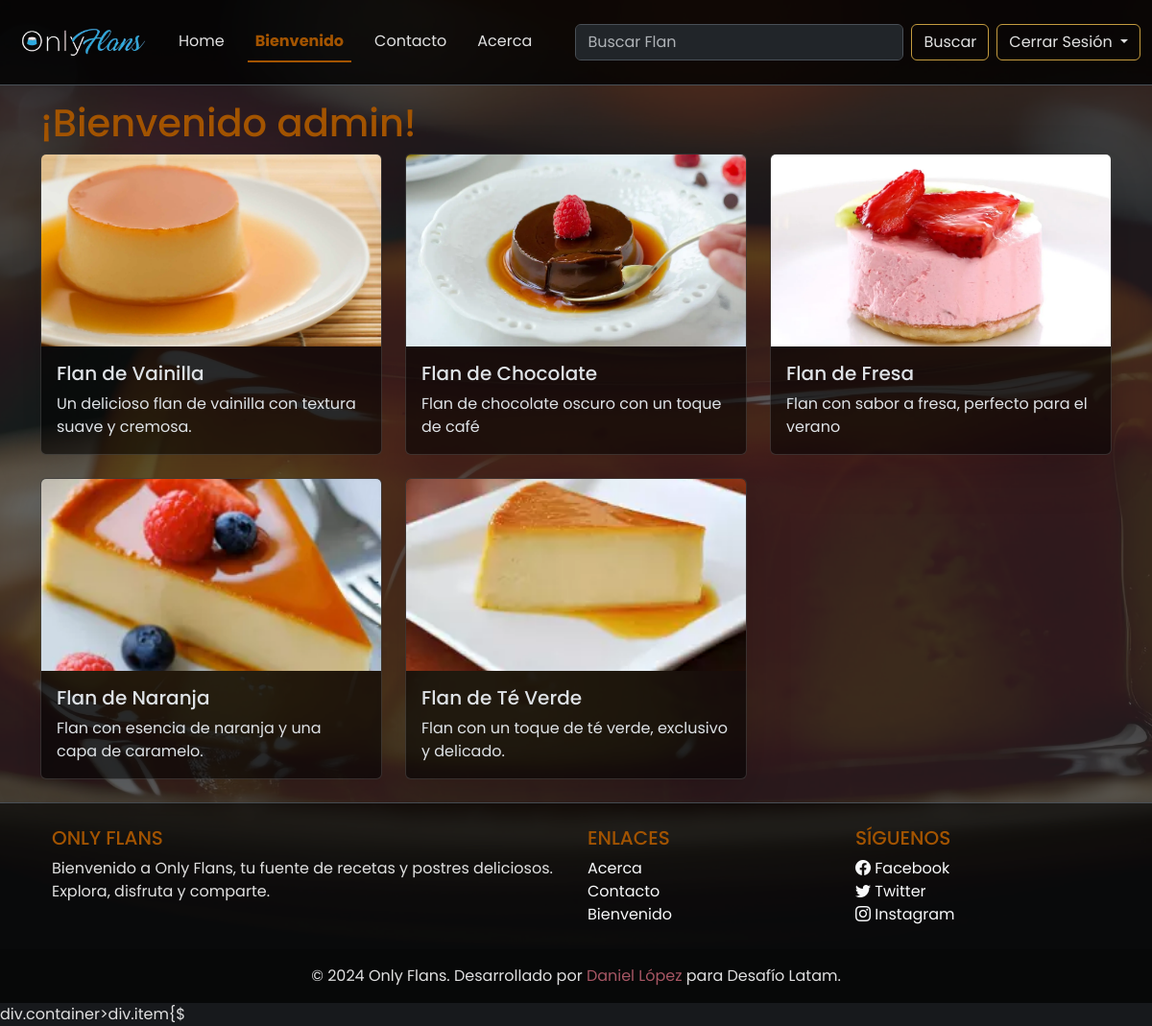
/welcome/ (signed in), run on the app's committed database.
### web/models.py (models this page shows, shortened)
class Flan(models.Model):
    flan_uuid = models.UUIDField(default=uuid.uuid4, editable=False, unique=True)
    name = models.CharField(max_length=64)
    normalized_name = models.CharField(max_length=64, editable=False)
    description = models.TextField()
    image_url = models.CharField(max_length=255)
    slug = models.SlugField(unique=True)
    is_private = models.BooleanField(default=False)
    created_at = models.DateTimeField(auto_now_add=True)
    updated_at = models.DateTimeField(auto_now=True)
    deleted_at = models.DateTimeField(null=True, blank=True)

### web/views.py (the view)
# urls.py: path("welcome/", welcome, name="welcome"),
@login_required
def welcome(request):
    flanes_privados = Flan.objects.filter(is_private=True)
    return render(request, "web/welcome.html", {"flanes": flanes_privados})

### web/templates/web/welcome.html (shortened to what this page needs)
{% extends 'web/base.html' %}
{% block content %}
<h1>¡Bienvenido {{ user.get_username }}!</h1>
<div class="row">
    {% for flan in flanes %}
    {% include 'web/flan_card.html' %}
    {% endfor %}
</div>
{% endblock %}

### web/templates/web/flan_card.html (shortened to what this page needs)
{% load static %}
<div class="col-md-4 mb-4">
    <a href="{% url 'flan_detail' slug=flan.slug %}" class="text-decoration-none text-dark">
        <div class="card h-100 shadow-lg card-hover card-semitransparent d-flex flex-column">
            <div class="image-container">
                <img src="{% static flan.image_url %}" class="card-img-top img-fluid" alt="{{ flan.name }}">
            </div>
            <div class="card-body d-flex flex-column">
                <h5 class="card-title card-custom">{{ flan.name }}</h5>
                <p class="card-text">{{ flan.description }}</p>
            </div>
        </div>
    </a>
</div>

### web/static/web/css/style.css (style rules this page uses)
* { margin: 0; padding: 0; box-sizing: border-box; }
:root { --color-flan-dorado-oscuro: #C49B3F; --color-caramelo-oscuro: #A35400; --color-crema-oscura: #3A3A3A; --color-chocolate-oscuro: #E0E0E0; --color-fresa-oscura: #A65663; }
body, html { height: 100%; }
body { color: var(--color-chocolate-oscuro); padding-top: 5rem; font-family: 'Poppins', sans-serif; }
body::before { content: ""; position: fixed; top: 0; left: 0; width: 100%; height: 100%; background: url('/static/web/images/background.webp') no-repeat center center fixed; background-size: cover; opacity: 0.3; z-index: -1; }
a { text-decoration: none; }
h1, h2, h3, h4, h5, h6 { color: var(--color-caramelo-oscuro); }
a { color: var(--color-fresa-oscura); }
.image-container { height: 200px; overflow: hidden; display: flex; align-items: center; justify-content: center; }
.card-img-top { height: 100%; object-fit: cover; }
.card-hover { transition: transform 0.2s ease-in-out, box-shadow 0.2s ease-in-out; }
.about, .card-semitransparent, .footer-semitransparent { background-color: rgba(0, 0, 0, 0.6); }

### data on the page
Flan: image_url (picture), name "Flan de Vainilla", description "Un delicioso flan de vainilla con textura suave y cremosa."
Flan: image_url (picture), name "Flan de Chocolate", description "Flan de chocolate oscuro con un toque de café"
Flan: image_url (picture), name "Flan de Fresa", description "Flan con sabor a fresa, perfecto para el verano"
Flan: image_url (picture), name "Flan de Naranja", description "Flan con esencia de naranja y una capa de caramelo."
Flan: image_url (picture), name "Flan de Té Verde", description "Flan con un toque de té verde, exclusivo y delicado."

### other printed values
{{ user.get_username }} "admin"
